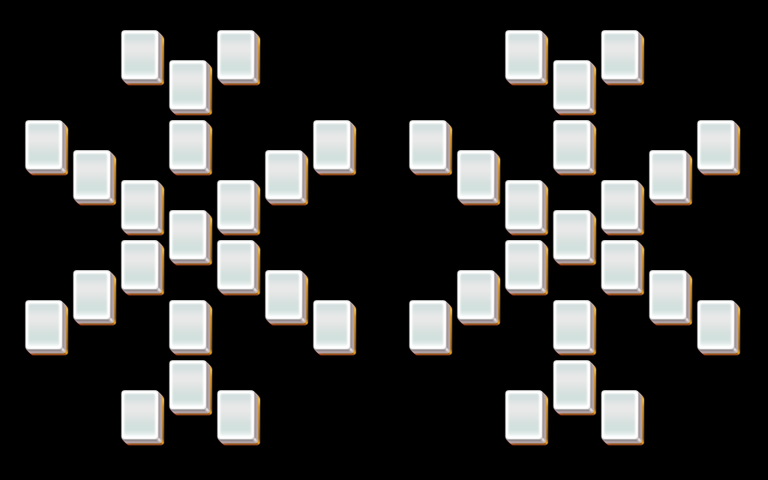

Rendered tile map (Tiled .tmx) drawn with the repository's tilesets; below, a short description and the map source with its tile grids summarised:
An orthogonal 32x16 tile map with 24x30 px tiles, 5 tile layers (layer1, layer2, layer3, layer4, ...).

<map version="1.0" orientation="orthogonal" width="32" height="16" tilewidth="24" tileheight="30">
 <properties>
  <property name="species" value="30" />
 </properties>
 <tileset firstgid="1" name="mahjong" tilewidth="48" tileheight="60">
  <image source="mahjong.png" width="48" height="60" />
 </tileset>
 <layer name="layer1" width="32" height="16">
  <data>[512 cells, 42 non-empty, 1 distinct tile ids]</data>
 </layer>
 <layer name="layer2" width="32" height="16">
  <data>[512 cells, 42 non-empty, 1 distinct tile ids]</data>
 </layer>
 <layer name="layer3" width="32" height="16">
  <data>[512 cells, 22 non-empty, 1 distinct tile ids]</data>
 </layer>
 <layer name="layer4" width="32" height="16">
  <data>[512 cells, 10 non-empty, 1 distinct tile ids]</data>
 </layer>
 <layer name="layer5" width="32" height="16">
  <data>[512 cells, 2 non-empty, 1 distinct tile ids]</data>
 </layer>
</map>
